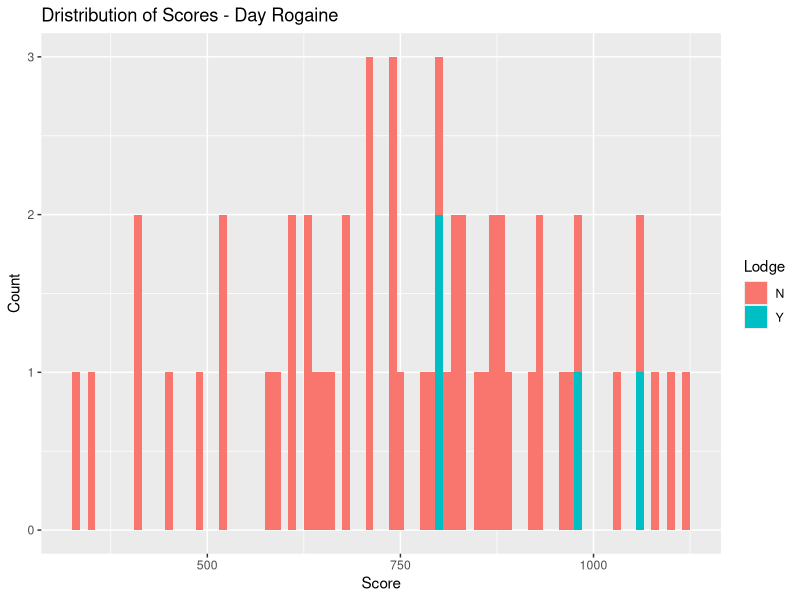
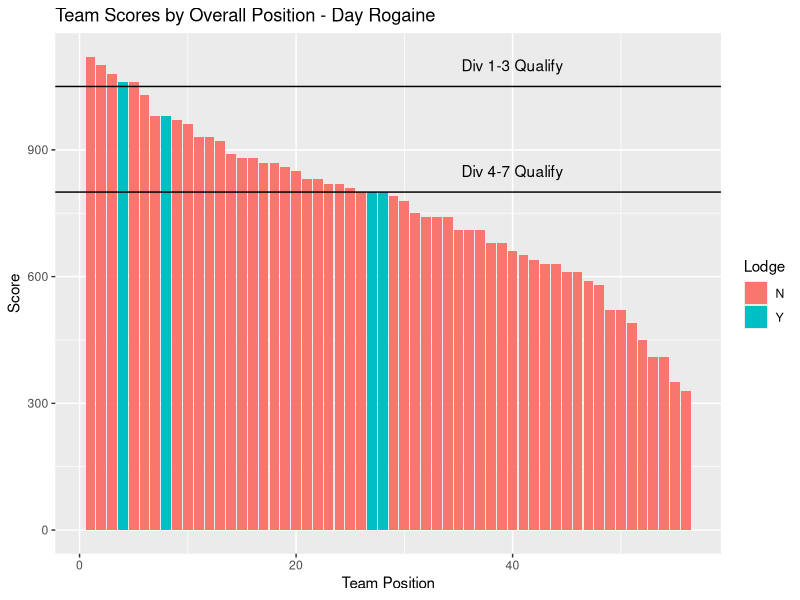
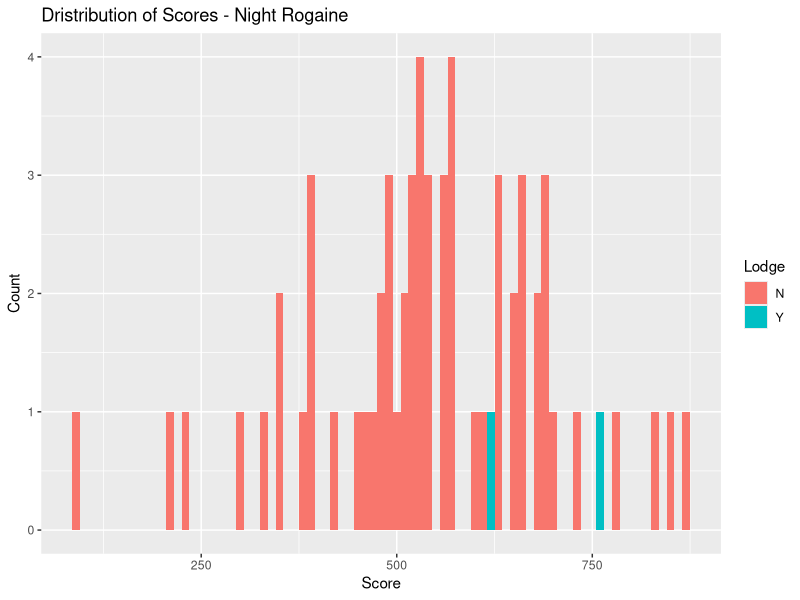
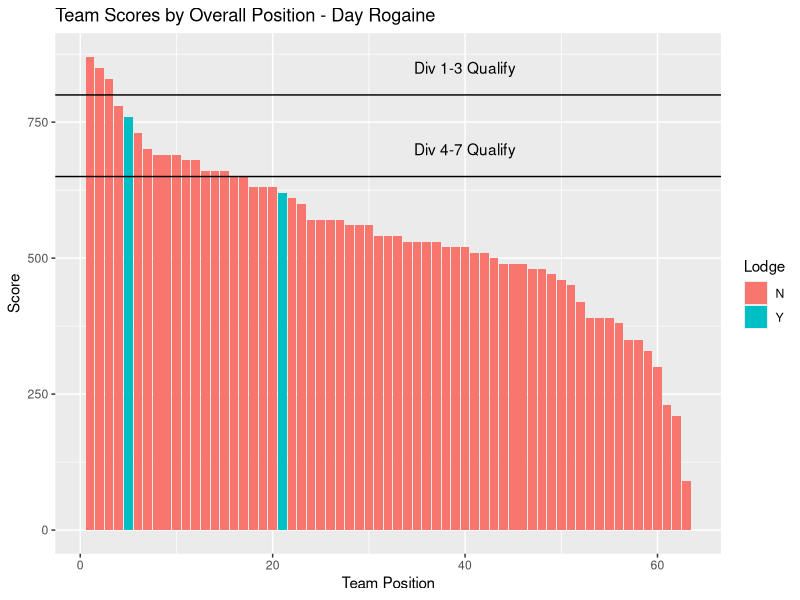

These figures' R source, in order:
## ---- chunk 1
library(tidyverse)
library(viridis)
## ---- chunk 2
DayRogaine <- read_csv('raw_data/DayRogaineResults.csv')
NightRogaine <- read_csv('raw_data/NightRogaineResults.csv')
## ---- chunk 3
ggplot(DayRogaine, aes(Score, fill = Lodge)) +
  geom_histogram( binwidth = 10) +
  labs(x = "Score", y = "Count", title = "Dristribution of Scores - Day Rogaine")
## ---- chunk 4
ggplot(DayRogaine, aes(x= Pl, y=Score, fill=Lodge)) +
  geom_bar(stat = "identity") +
  labs(x = "Team Position", y = "Score", title = "Team Scores by Overall Position - Day Rogaine") +
  geom_hline(yintercept = 1050) +
  annotate("text", x = 40, y = 1100, label = "Div 1-3 Qualify") +
  geom_hline(yintercept = 800) +
  annotate("text", x = 40, y = 850, label = "Div 4-7 Qualify")

# stat = "identity" argument tells ggplot2 to use the values in the "Score" column directly as the heights of the bars

## ---- chunk 5
ggplot(NightRogaine, aes(Score, fill = Lodge)) +
  geom_histogram( binwidth = 10) +
  labs(x = "Score", y = "Count", title = "Dristribution of Scores - Night Rogaine")
## ---- chunk 6
ggplot(NightRogaine, aes(x= Pl, y=Score, fill=Lodge)) +
  geom_bar(stat = "identity") +
  labs(x = "Team Position", y = "Score", title = "Team Scores by Overall Position - Day Rogaine") +
  geom_hline(yintercept = 800) +
  annotate("text", x = 40, y = 850, label = "Div 1-3 Qualify") +
  geom_hline(yintercept = 650) +
  annotate("text", x = 40, y = 700, label = "Div 4-7 Qualify")

# stat = "identity" argument tells ggplot2 to use the values in the "Score" column directly as the heights of the bars

